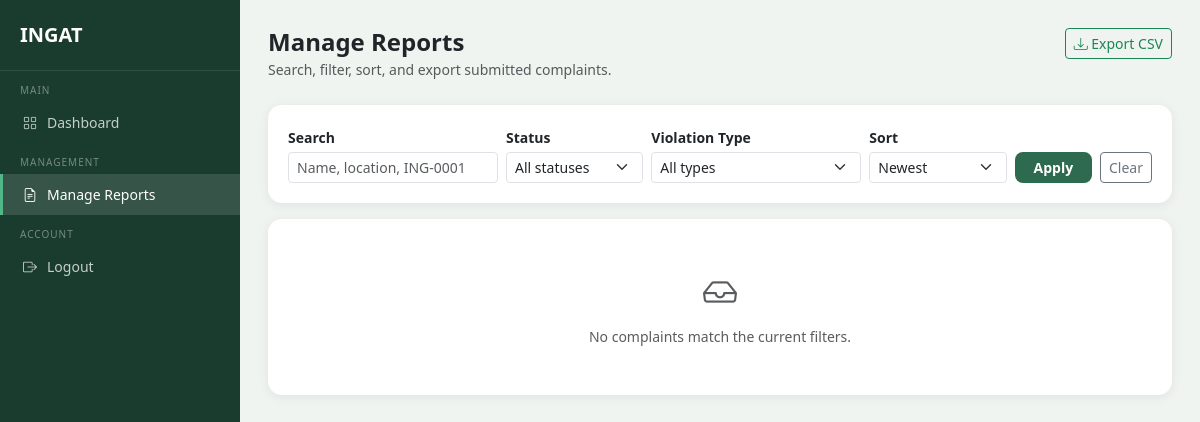
The app's page /admin/reports (signed in), older data.
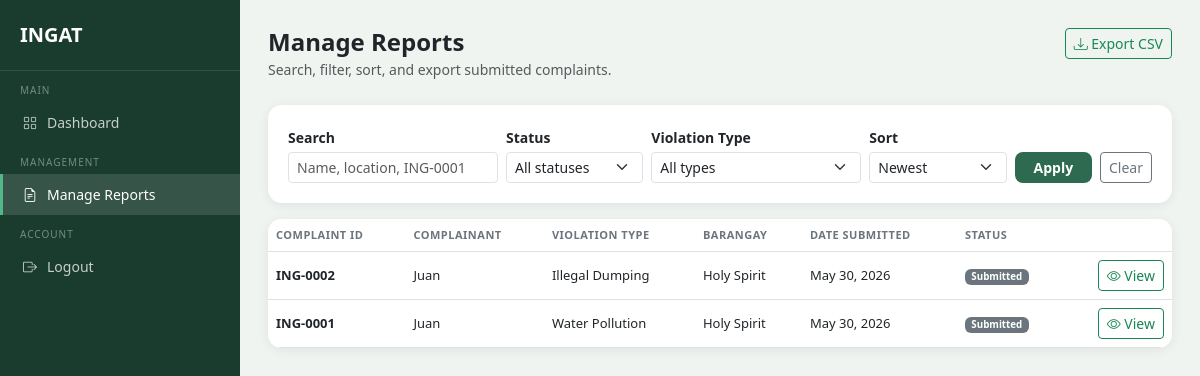
The same page, newer data.
### models.py (models this page shows, shortened)
class Complaint(db.Model):
    __tablename__ = 'complaints'
    id = db.Column(db.Integer, primary_key=True)
    user_id = db.Column(db.Integer, db.ForeignKey('users.id'), nullable=False)
    agency_id = db.Column(db.Integer, db.ForeignKey('agencies.id'), nullable=True)
    violation_type = db.Column(db.String(100), nullable=False)
    street_address = db.Column(db.String(255), nullable=False)
    barangay = db.Column(db.String(100), nullable=False)
    municipality = db.Column(db.String(100), nullable=False)
    date_incident = db.Column(db.Date, nullable=False)
    description = db.Column(db.Text, nullable=False)
    photo_path = db.Column(db.String(255), nullable=True)
    generated_letter = db.Column(db.Text, nullable=True)
    letter_generated = db.Column(db.Boolean, default=False)
    status = db.Column(db.String(50), default='Submitted')
    created_at = db.Column(db.DateTime, default=datetime.utcnow)
    status_history = db.relationship('StatusHistory', backref='complaint', lazy=True)

class User(db.Model, UserMixin):
    __tablename__ = 'users'
    id = db.Column(db.Integer, primary_key=True)
    full_name = db.Column(db.String(100), nullable=False)
    email = db.Column(db.String(120), unique=True, nullable=False)
    contact_number = db.Column(db.String(11), nullable=False)
    barangay = db.Column(db.String(100), nullable=False)
    municipality = db.Column(db.String(100), nullable=False)
    password_hash = db.Column(db.String(256), nullable=False)
    status = db.Column(db.String(20), default='active')
    email_notif = db.Column(db.Boolean, default=True)
    inapp_notif = db.Column(db.Boolean, default=True)
    created_at = db.Column(db.DateTime, default=datetime.utcnow)
    complaints = db.relationship('Complaint', backref='complainant', lazy=True)
    email_verifications = db.relationship('EmailVerification', backref='user', lazy=True)

### routes/admin_routes.py (the view)
@admin_bp.route('/reports')
@admin_required
def manage_reports():
    complaints = _filtered_complaints_query().all()
    return render_template(
        'admin/manage_reports.html',
        complaints=complaints,
        search=request.args.get('q', '').strip(),
        status_filter=request.args.get('status', '').strip(),
        violation_filter=request.args.get('violation_type', '').strip(),
        sort=request.args.get('sort', 'newest').strip(),
        statuses=STATUS_OPTIONS,
        violation_types=VIOLATION_TYPES,
    )

### routes/admin_routes.py (called while the page is built, shortened)
def _filtered_complaints_query():
    from models import Complaint, User
    search = request.args.get('q', '').strip()
    status_filter = request.args.get('status', '').strip()
    violation_filter = request.args.get('violation_type', '').strip()
    sort = request.args.get('sort', 'newest').strip()
    query = Complaint.query.join(User, Complaint.user_id == User.id)
    if status_filter:
        query = query.filter(Complaint.status == status_filter)
    if violation_filter:
        query = query.filter(Complaint.violation_type == violation_filter)
    if sort == 'oldest':
        query = query.order_by(Complaint.created_at.asc())
    elif sort == 'status':
        query = query.order_by(Complaint.status.asc(), Complaint.created_at.desc())
    else:
        query = query.order_by(Complaint.created_at.desc())
    return query

### routes/auth.py (called while the page is built)
def admin_required(fn):
    @login_required
    @wraps(fn)
    def wrapper(*args, **kwargs):
        from models import AdminUser
        if not isinstance(current_user, AdminUser):
            flash('Please log in as admin.', 'danger')
            return redirect(url_for('admin.admin_login'))
        return fn(*args, **kwargs)
    return wrapper

### templates/admin/manage_reports.html (shortened to what this page needs)
<!DOCTYPE html>
<html lang="en">
<head>
    <link href="https://cdn.jsdelivr.net/npm/bootstrap@5.3.0/dist/css/bootstrap.min.css" rel="stylesheet">
    <link href="https://cdn.jsdelivr.net/npm/bootstrap-icons@1.10.5/font/bootstrap-icons.css" rel="stylesheet">
</head>
<body>
<div class="sidebar">
    <a href="{{ url_for('admin.dashboard') }}" class="sidebar-brand">INGAT</a>
    <div class="sidebar-label">Main</div>
    <a href="{{ url_for('admin.dashboard') }}" class="sidebar-item">
        <i class="bi bi-grid"></i> Dashboard
    </a>
    <div class="sidebar-label">Management</div>
    <a href="{{ url_for('admin.manage_reports') }}" class="sidebar-item active">
        <i class="bi bi-file-earmark-text"></i> Manage Reports
    </a>
    <div class="sidebar-label">Account</div>
    <a href="{{ url_for('admin.logout') }}" class="sidebar-item">
        <i class="bi bi-box-arrow-right"></i> Logout
    </a>
</div>
<div class="main-content">
    <div class="d-flex justify-content-between align-items-start mb-4">
        <div>
            <h4 class="fw-bold mb-0">Manage Reports</h4>
            <small class="text-muted">Search, filter, sort, and export submitted complaints.</small>
        </div>
        <a href="{{ url_for('admin.export_reports_csv', q=search, status=status_filter, violation_type=violation_filter, sort=sort) }}"
           class="btn btn-outline-success btn-sm">
            <i class="bi bi-download"></i> Export CSV
        </a>
    </div>
    <div class="section-card mb-3">
        <form method="GET" action="{{ url_for('admin.manage_reports') }}" class="row g-2 align-items-end">
            <div class="col-md-3">
                <label class="form-label small fw-semibold mb-1">Search</label>
                <input type="text" name="q" class="form-control form-control-sm" value="{{ search }}"
                       placeholder="Name, location, ING-0001">
            </div>
            <div class="col-md-2">
                <label class="form-label small fw-semibold mb-1">Status</label>
                <select name="status" class="form-select form-select-sm">
                    <option value="">All statuses</option>
                </select>
            </div>
            <div class="col-md-3">
                <label class="form-label small fw-semibold mb-1">Violation Type</label>
                <select name="violation_type" class="form-select form-select-sm">
                    <option value="">All types</option>
                </select>
            </div>
            <div class="col-md-2">
                <label class="form-label small fw-semibold mb-1">Sort</label>
                <select name="sort" class="form-select form-select-sm">
                    <option value="newest" {% if sort == 'newest' %}selected{% endif %}>Newest</option>
                </select>
            </div>
            <div class="col-md-2 d-flex gap-2">
                <button type="submit" class="btn btn-ingat btn-sm flex-grow-1">Apply</button>
                <a href="{{ url_for('admin.manage_reports') }}" class="btn btn-outline-secondary btn-sm">Clear</a>
            </div>
        </form>
    </div>
    <div class="section-card p-0 overflow-hidden">
        {% if complaints %}
        <div class="table-responsive">
            <table class="table table-hover mb-0 align-middle">
                <thead class="bg-light">
                    <tr>
                        <th>Complaint ID</th>
                        <th>Complainant</th>
                        <th>Violation Type</th>
                        <th>Barangay</th>
                        <th>Date Submitted</th>
                        <th>Status</th>
                        <th></th>
                    </tr>
                </thead>
                <tbody>
                    {% for c in complaints %}
                    <tr>
                        <td class="fw-semibold">ING-{{ '%04d' % c.id }}</td>
                        <td>{{ c.complainant.full_name }}</td>
                        <td>{{ c.violation_type }}</td>
                        <td>{{ c.barangay }}</td>
                        <td>{{ c.created_at.strftime('%b %d, %Y') }}</td>
                        <td>
                            {% if c.status == 'Submitted' %}
                                <span class="badge badge-submitted">Submitted</span>
                            {% elif c.status == 'Under Review' %}
                                <span class="badge badge-review">Under Review</span>
                            {% elif c.status == 'Forwarded to Agency' %}
                                <span class="badge badge-forwarded">Forwarded</span>
                            {% elif c.status == 'Resolved' %}
                                <span class="badge badge-resolved">Resolved</span>
                            {% else %}
                                <span class="badge bg-secondary">{{ c.status }}</span>
                            {% endif %}
                        </td>
                        <td class="text-end">
                            <a href="{{ url_for('admin.report_detail', complaint_id=c.id) }}"
                               class="btn btn-sm btn-outline-success">
                                <i class="bi bi-eye"></i> View
                            </a>
                        </td>
                    </tr>
                    {% endfor %}
                </tbody>
            </table>
        </div>
        {% else %}
        <div class="text-center py-5 text-muted">
            <i class="bi bi-inbox" style="font-size: 34px;"></i>
            <p class="small mt-2 mb-0">No complaints match the current filters.</p>
        </div>
        {% endif %}
    </div>
</div>
</body>
</html>

### templates/admin/manage_reports.html (style rules this page uses)
body { background-color: #f0f4f0; font-family: 'Segoe UI', sans-serif; }
.sidebar { width: 240px; min-height: 100vh; background-color: #1A3C2E; position: fixed; top: 0; left: 0; padding-top: 20px; z-index: 100; }
.sidebar-brand { color: white; font-size: 20px; font-weight: 700; padding: 0 20px 20px; border-bottom: 1px solid rgba(255,255,255,.1); display: block; text-decoration: none; }
.sidebar-label { font-size: 10px; text-transform: uppercase; letter-spacing: 1px; color: rgba(255,255,255,.4); padding: 12px 20px 4px; }
.sidebar-item { display: flex; align-items: center; gap: 10px; padding: 10px 20px; color: rgba(255,255,255,.75); text-decoration: none; font-size: 14px; border-left: 3px solid transparent; }
.sidebar-item:hover, .sidebar-item.active { background: rgba(255,255,255,.12); color: white; border-left-color: #52B788; }
.main-content { margin-left: 240px; padding: 28px; }
.section-card { background: white; border-radius: 14px; padding: 20px; box-shadow: 0 2px 12px rgba(0,0,0,.07); }
.btn-ingat { background-color: #2D6A4F; color: #fff; border: none; border-radius: 8px; font-weight: 600; }
.table th { font-size: 11px; text-transform: uppercase; letter-spacing: .5px; color: #6c757d; }
.table td { font-size: 13px; vertical-align: middle; }
.badge-submitted { background: #6c757d; }

Row changes from the older to the newer data that the page shows:
added Complaint: id "0002", complainant.full_name "Juan", violation_type "Illegal Dumping", barangay "Holy Spirit", created_at "May 30, 2026", status "Submitted"
added Complaint: id "0001", complainant.full_name "Juan", violation_type "Water Pollution", barangay "Holy Spirit", created_at "May 30, 2026", status "Submitted"
Text that changed along with them:
text no longer shown: "No complaints match the current filters."
text now shown: "COMPLAINT ID COMPLAINANT VIOLATION TYPE BARANGAY DATE SUBMITTED STATUS"
